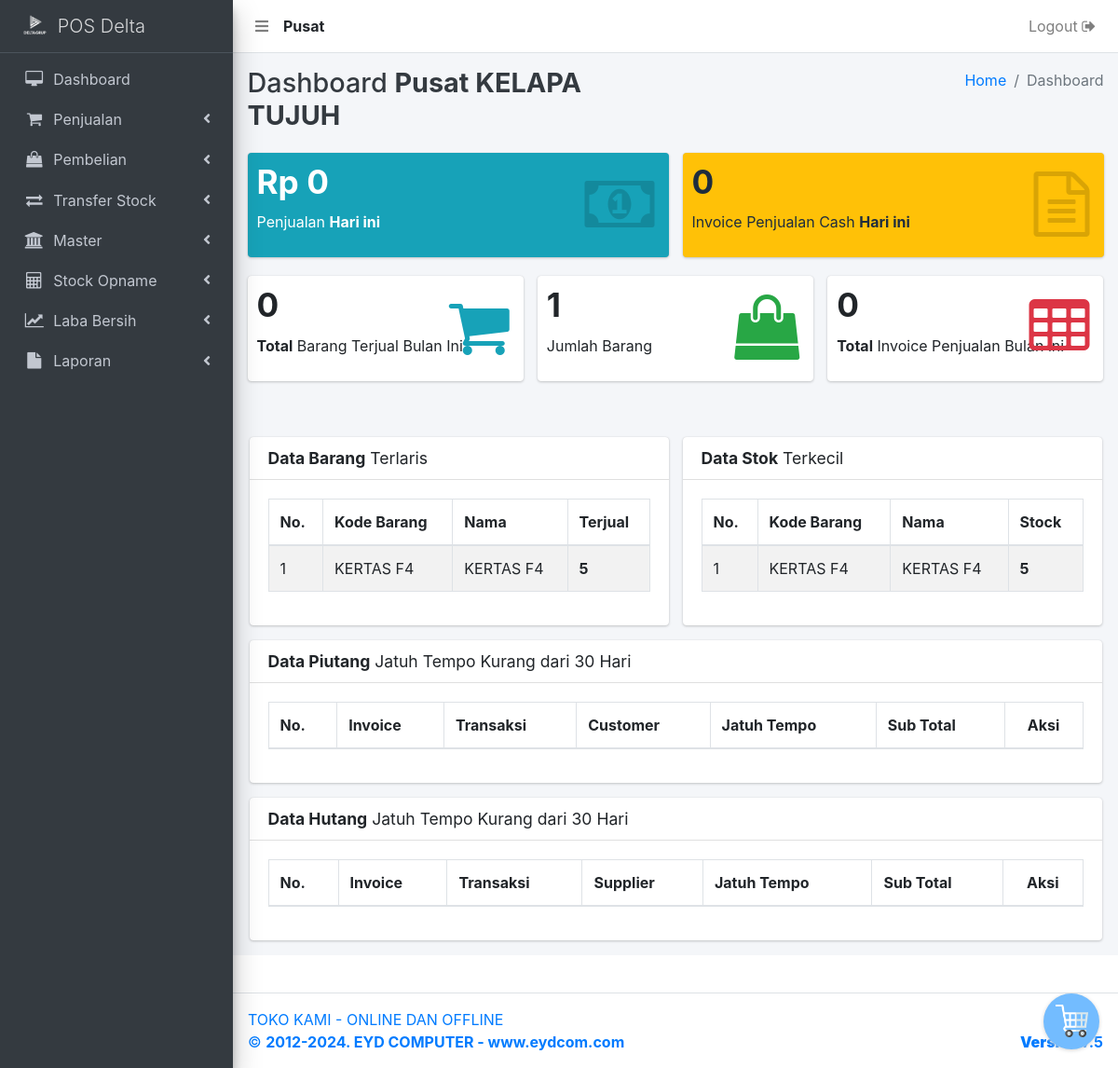
/bo (signed in), run on the app's committed database.
### tables this page shows
CREATE TABLE `user` (
  `user_id` int(11) NOT NULL,
  `user_nama` varchar(500) NOT NULL,
  `user_no_hp` varchar(250) NOT NULL,
  `user_alamat` text NOT NULL,
  `user_email` varchar(250) NOT NULL,
  `user_password` varchar(500) NOT NULL,
  `user_create` varchar(250) NOT NULL,
  `user_level` varchar(250) NOT NULL,
  `user_status` varchar(250) NOT NULL,
  `user_cabang` int(11) NOT NULL
);

CREATE TABLE `toko` (
  `toko_id` int(11) NOT NULL,
  `toko_nama` varchar(500) NOT NULL,
  `toko_kota` varchar(250) NOT NULL,
  `toko_alamat` text NOT NULL,
  `toko_tlpn` varchar(250) NOT NULL,
  `toko_wa` varchar(250) NOT NULL,
  `toko_email` varchar(500) NOT NULL,
  `toko_print` int(11) NOT NULL,
  `toko_status` int(11) NOT NULL,
  `toko_ongkir` int(11) NOT NULL,
  `toko_cabang` int(11) NOT NULL
);

CREATE TABLE `barang` (
  `barang_id` int(11) NOT NULL,
  `barang_kode` varchar(500) NOT NULL,
  `barang_kode_slug` varchar(500) NOT NULL,
  `barang_kode_count` int(11) NOT NULL,
  `barang_nama` varchar(250) NOT NULL,
  `barang_harga_beli` varchar(250) NOT NULL,
  `barang_harga` varchar(250) NOT NULL,
  `barang_harga_grosir_1` int(11) NOT NULL,
  `barang_harga_grosir_2` int(11) NOT NULL,
  `barang_harga_s2` int(11) NOT NULL,
  `barang_harga_grosir_1_s2` int(11) NOT NULL,
  `barang_harga_grosir_2_s2` int(11) NOT NULL,
  `barang_harga_s3` int(11) NOT NULL,
  `barang_harga_grosir_1_s3` int(11) NOT NULL,
  `barang_harga_grosir_2_s3` int(11) NOT NULL,
  `barang_stock` text NOT NULL,
  `barang_tanggal` varchar(250) NOT NULL,
  `barang_kategori_id` int(11) NOT NULL,
  `kategori_id` varchar(250) NOT NULL,
  `barang_satuan_id` varchar(250) NOT NULL,
  `satuan_id` varchar(250) NOT NULL,
  `satuan_id_2` int(11) NOT NULL,
  `satuan_id_3` int(11) NOT NULL,
  `satuan_isi_1` int(11) NOT NULL,
  `satuan_isi_2` int(11) NOT NULL,
  `satuan_isi_3` int(11) NOT NULL,
  `barang_deskripsi` text NOT NULL,
  `barang_option_sn` int(11) NOT NULL,
  `barang_terjual` int(11) NOT NULL,
  `barang_cabang` int(11) NOT NULL
);

### _header-artibut.php (called while the page is built, shortened)
<?php
  	include 'aksi/functions.php';
    $userLoginCabang = mysqli_query( $conn, "select user_cabang from user where user_id = '".$_SESSION['user_id']."'");
    $sessionCabangData = mysqli_fetch_array($userLoginCabang);
    $sessionCabang     = $sessionCabangData['user_cabang'];
    $dataTokoLogin = query("SELECT * FROM toko WHERE toko_cabang = $sessionCabang")[0];
    if ( $sessionCabang < 1 ) {
      $tipeToko = "Pusat";
    } else {
      $tipeToko = "Cabang ".$sessionCabang;
    }
?>

### aksi/functions.php (called while the page is built, shortened)
<?php
include 'koneksi.php';
function query($query) {
	global $conn;
	$result = mysqli_query($conn, $query);
	$rows = [];
	while ( $row = mysqli_fetch_assoc($result) ) {
		$rows[] = $row;
	}
	return $rows;
}
function singkat_angka($n, $presisi=1) {
	if ($n < 900) {
		$format_angka = number_format($n, $presisi);
		$simbol = '';
	} else if ($n < 900000) {
		$format_angka = number_format($n / 1000, $presisi);
		$simbol = ' rb';
	} else if ($n < 900000000) {
		$format_angka = number_format($n / 1000000, $presisi);
		$simbol = ' jt';
	} else if ($n < 900000000000) {
		$format_angka = number_format($n / 1000000000, $presisi);
		$simbol = ' M';
	} else {
		$format_angka = number_format($n / 1000000000000, $presisi);
		$simbol = ' T';
	}
	if ( $presisi > 0 ) {
		$pisah = '.' . str_repeat( '0', $presisi );
		$format_angka = str_replace( $pisah, '', $format_angka );
	}
	return $format_angka . $simbol;
}
?>

### bo.php (the view, shortened to what this page needs)
<?php
  include '_header.php';
  include '_nav.php';
  include '_sidebar.php';
?>
  <?php
    $invoice_date_year_month = date("Y-m");
  ?>
  <?php $jmlPenjualan = 0; ?>
  <?php
    $totalPenjualanHariIni = 0;
    $tanggalHariIni = date("Y-m-d");
  ?>
  <?php
    $barang = mysqli_query($conn,"select * from barang where barang_cabang = ".$sessionCabang."");
    $jmlBarang = mysqli_num_rows($barang);
    $invoice = mysqli_query($conn,"select * from invoice where invoice_cabang = '".$sessionCabang."' && invoice_piutang < 1 && invoice_date_year_month = '".$invoice_date_year_month."' ");
    $jmlInvoice = mysqli_num_rows($invoice);
  ?>
  <?php
    $invoiceHariIni = mysqli_query($conn,"select * from invoice where invoice_cabang = '".$sessionCabang."' && invoice_date = '".$tanggalHariIni."' && invoice_piutang = 0 && invoice_piutang_lunas = 0 ");
    $jmlInvoiceHariIni = mysqli_num_rows($invoiceHariIni);
  ?>
  <div class="content-wrapper">
    <div class="content-header">
      <div class="container-fluid">
        <div class="row mb-2">
          <div class="col-sm-6">
            <h1 class="m-0 text-dark">Dashboard <b><?= $tipeToko; ?> <?= $dataTokoLogin['toko_kota']; ?></b></h1>
          </div>
          <div class="col-sm-6">
            <ol class="breadcrumb float-sm-right">
              <li class="breadcrumb-item"><a href="bo">Home</a></li>
              <li class="breadcrumb-item active">Dashboard</li>
            </ol>
          </div>
        </div>
      </div>
    </div>
    <section class="content">
      <div class="container-fluid">
        <div class="row">
          <div class="col-lg-6 col-md-6">
            <div class="small-box bg-info">
              <div class="inner">
                <h3>Rp <?= number_format($totalPenjualanHariIni, 0, ',', '.'); ?></h3>
                <p>Penjualan <b>Hari ini</b></p>
              </div>
              <div class="icon">
                <i class="fa fa-money"></i>
              </div>
            </div>
          </div>
          <div class="col-lg-6 col-md-6">
            <div class="small-box bg-warning">
              <div class="inner">
                <h3><?= singkat_angka($jmlInvoiceHariIni); ?></h3>
                <p>Invoice Penjualan Cash <b>Hari ini</b></p>
              </div>
              <div class="icon">
                <i class="fa fa-file-text-o" aria-hidden="true"></i>
              </div>
            </div>
          </div>
          <div class="col-lg-4 col-md-6">
            <div class="small-box" style="background: #fff;">
              <div class="inner">
                <h3><?= $jmlPenjualan; ?></h3>
                <p><b>Total</b> Barang Terjual Bulan Ini</p>
              </div>
              <div class="icon">
                <i class="fa fa-shopping-cart" style="color: #17a2b8;"></i>
              </div>
            </div>
          </div>
          <div class="col-lg-4 col-md-6">
            <div class="small-box" style="background: #fff;">
              <div class="inner">
                <h3><?= $jmlBarang; ?></h3>
                <p>Jumlah Barang</p>
              </div>
              <div class="icon">
                <i class="fa fa-shopping-bag" style="color: #28a745;"></i>
              </div>
            </div>
          </div>
          <div class="col-lg-4 col-md-6">
            <div class="small-box" style="background: #fff;">
              <div class="inner">
                <h3><?= $jmlInvoice; ?></h3>
                <p><b>Total</b> Invoice Penjualan Bulan ini</p>
              </div>
              <div class="icon">
                <i class="fa fa-table" style="color: #dc3545;"></i>
              </div>
            </div>
          </div>
        </div>
      </div>
    </section>
    <section class="table-informasi">
      <div class="container">
        <div class="row">
          <div class="col-lg-6">
             <div class="card">
                <div class="card-header">
                  <h3 class="card-title"><b>Data Barang</b> Terlaris</h3>
                </div>
                <div class="card-body">
                  <div class="table-auto">
                    <table id="" class="table table-bordered table-striped">
                      <thead>
                      <tr>
                        <th>No.</th>
                        <th>Kode Barang</th>
                        <th>Nama</th>
                        <th>Terjual</th>
                      </tr>
                      </thead>
                      <tbody>
                      <?php
                        $i = 1;
                        $queryProduct = $conn->query("SELECT barang.barang_id, barang.barang_kode, barang.barang_nama, barang.barang_harga, barang.barang_terjual, barang.barang_cabang
                                   FROM barang
                                   WHERE barang_cabang = '".$sessionCabang."' && barang_terjual > 0  ORDER BY barang_terjual DESC LIMIT 5
                                   ");
                        while ($rowProduct = mysqli_fetch_array($queryProduct)) {
                      ?>
                      <tr>
                          <td><?= $i; ?></td>
                          <td><?= $rowProduct['barang_kode']; ?></td>
                          <td><?= $rowProduct['barang_nama']; ?></td>
                          <td>
                            <b><?= $rowProduct['barang_terjual']; ?></b>
                          </td>
                      </tr>
                      <?php $i++; ?>
                      <?php } ?>
                      </tbody>
                    </table>
                  </div>
                </div>
              </div>
          </div>
          <div class="col-lg-6">
            <div class="card">
              <div class="card-header">
                <h3 class="card-title"><b>Data Stok</b> Terkecil</h3>
              </div>
              <div class="card-body">
                <div class="table-auto">
                  <table id="" class="table table-bordered table-striped">
                    <thead>
                    <tr>
                      <th>No.</th>
                      <th>Kode Barang</th>
                      <th>Nama</th>
                      <th>Stock</th>
                    </tr>
                    </thead>
                    <tbody>
                    <?php
                      $i = 1;
                      $queryProduct = $conn->query("SELECT barang.barang_id, barang.barang_kode, barang.barang_nama, barang.barang_harga, barang.barang_stock, barang.barang_cabang
                                 FROM barang
                                 WHERE barang_cabang = '".$sessionCabang."' && barang_stock < 10 ORDER BY barang_stock ASC LIMIT 5
                                 ");
                      while ($rowProduct = mysqli_fetch_array($queryProduct)) {
                    ?>
                    <tr>
                        <td><?= $i; ?></td>
                        <td><?= $rowProduct['barang_kode']; ?></td>
                        <td><?= $rowProduct['barang_nama']; ?></td>
                        <td>
                          <b><?= $rowProduct['barang_stock']; ?></b>
                        </td>
                    </tr>
                    <?php $i++; ?>
                    <?php } ?>
                    </tbody>
                  </table>
                </div>
              </div>
            </div>
          </div>
          <div class="col-lg-12">
            <div class="card">
              <div class="card-header">
                <h3 class="card-title"><b>Data Piutang</b> Jatuh Tempo Kurang dari 30 Hari</h3>
              </div>
              <div class="card-body">
                <div class="table-auto">
                  <table id="example1" class="table table-bordered table-striped">
                    <thead>
                    <tr>
                      <th>No.</th>
                      <th>Invoice</th>
                      <th>Transaksi</th>
                      <th>Customer</th>
                      <th>Jatuh Tempo</th>
                      <th>Sub Total</th>
                      <th class="text-center">Aksi</th>
                    </tr>
                    </thead>
                  </table>
                </div>
              </div>
            </div>
          </div>
          <div class="col-lg-12">
            <div class="card">
              <div class="card-header">
                <h3 class="card-title"><b>Data Hutang</b> Jatuh Tempo Kurang dari 30 Hari</h3>
              </div>
              <div class="card-body">
                <div class="table-auto">
                  <table id="example2" class="table table-bordered table-striped">
                    <thead>
                    <tr>
                      <th>No.</th>
                      <th>Invoice</th>
                      <th>Transaksi</th>
                      <th>Supplier</th>
                      <th>Jatuh Tempo</th>
                      <th>Sub Total</th>
                      <th class="text-center">Aksi</th>
                    </tr>
                    </thead>
                  </table>
                </div>
              </div>
            </div>
          </div>
      </div>
    </section>
  </div>
  <section class="kasir-bo">
    <a href="beli-langsung?customer=<?= base64_encode(0); ?>">
      <img src="dist/img/kasir.png" alt="POS EYD COMPUTER" class="img-fluid">
    </a>
  </section>
<?php include '_footer.php'; ?>

### _nav.php (shortened to what this page needs)
<nav class="main-header navbar navbar-expand navbar-white navbar-light">
    <ul class="navbar-nav">
      <li class="nav-item">
        <a class="nav-link" data-widget="pushmenu" href="#"><i class="fas fa-bars"></i></a>
      </li>
      <li class="nav-item" style="padding-top: 8px;">
        <?php
          echo "<b>".$tipeToko."</b>";
        ?>
      </li>
    </ul>
    <ul class="navbar-nav ml-auto">
      <li class="nav-item">
        <a href="<?php echo "aksi/logout.php?logout";?>"onclick="return confirm('Apakah anda yakin logout ?')" class="nav-link">Logout <i class="fa fa-sign-out"></i>
        </a>
      </li>
    </ul>
  </nav>
  <?php
        $dataPilihCabang = query("SELECT * FROM toko");
      ?>

### data on the page
user: user_cabang "Pusat"
toko: toko_kota "KELAPA TUJUH"
barang: barang_kode "KERTAS F4", barang_nama "KERTAS F4", barang_terjual "5", barang_stock "5"

### other printed values
$totalPenjualanHariIni "0"
singkat_angka($jmlInvoiceHariIni) "0"
$jmlPenjualan "0"
$jmlBarang "1"
$jmlInvoice "0"
